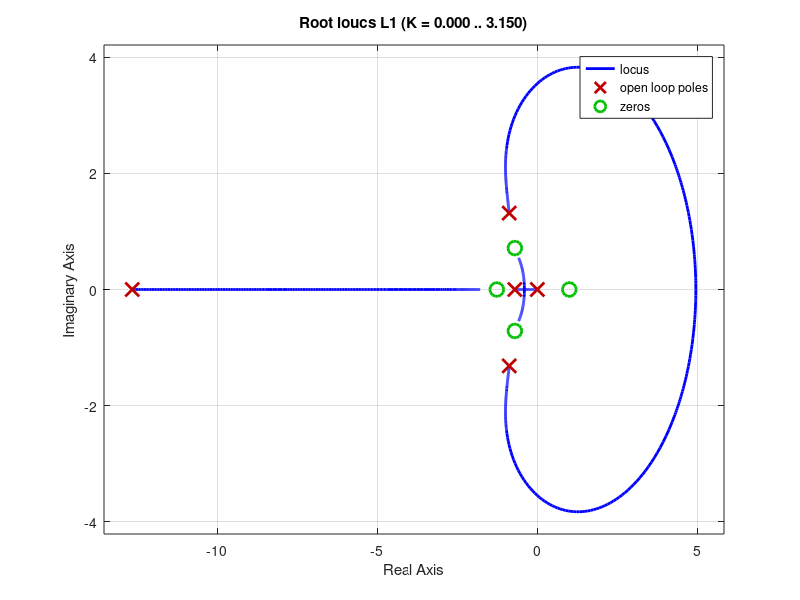
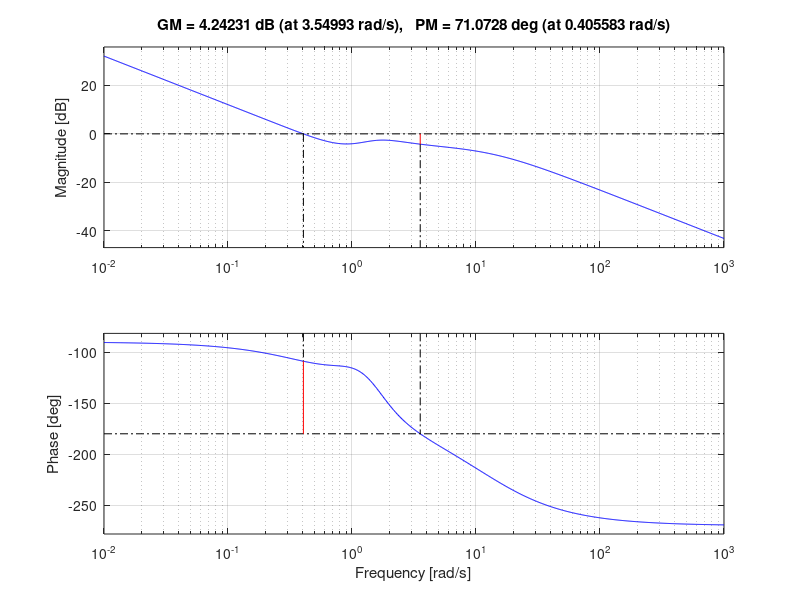
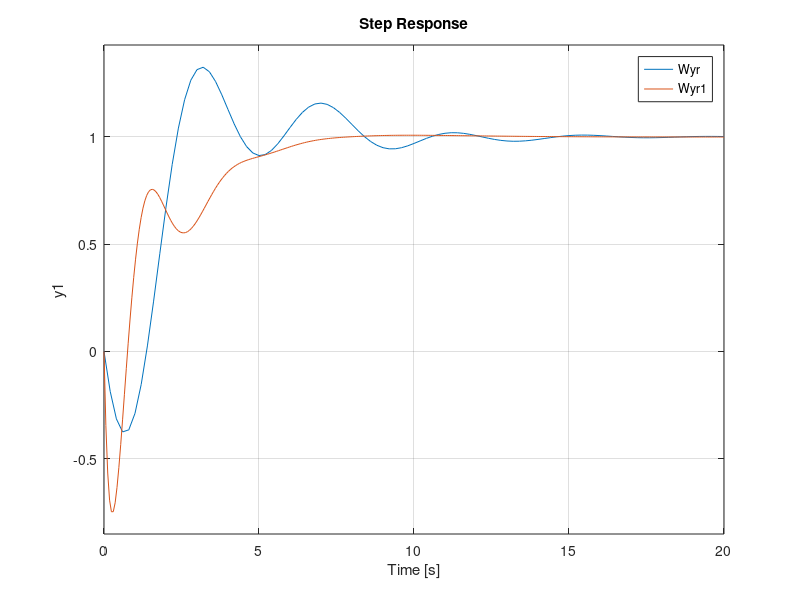

The MATLAB source for these figures, in order: (Note: this script raises an error after producing the figures.)
clc;
close all;
clear all;
%% Processo P a fase non minima
s=tf('s');
kp = -2;
P = kp*(-s+1)/(0.4*s^2+0.7*s+1)
pole(P) ; % processo nominale asintoticamente stabile 
zero(P); % 1 fase non minima 

% Si vuole:
% - errore a regime inferiore al 5% per riferimenti a gradino (R/s)
% - sovraelongazione inferiore al 25%
% - tempo di assestamento al 5% di 2s

% Non occorre aggiungere nessun polo nullo. Dato che il processo presenta un guadagno negativo
% si può considerare di scegliere per C un guadagno negativo così eliminare l'offset di -180° 
% sulla fase del processo P

%% IMPOSTIAMO UN VINCOLO SU I GUADAGNI 

%|R0/(1+kp*kc)|< 5%*R0
% 1/(1-2*KC)<0.05 -> 1-2*KC > 20

% POS ->  KC < 19(1/-2);  KC<-9.50
% NEG ->  KC > (21)*(1/2) ; KC > 10.50

% SE IMPOSTEREMO UN CONTROLLORE DI TIPO 1 QUESTO VINCOLO SARA EVITABILE IN
% QUANTO A REGIME NON DEVO GARANTIRE UN ERRORE LIMITATO MA AVRO UN ERRORE
% NULLO 

%% IMPOSTIAMO IL VINCONO SU LA OMEGA DI TAGLIO DESIDERATA PER RISPETTARE  IL TEMPO DI ASSESTAMENTO 
% troviamo zita
%  (s^2/omega_n^2+2*s*zita/omega_n+1)= (0.4*s^2+0.7*s+1)
%1/omega_n^2 = 0.4 -> omega_n = sqrt(1/0.4) -> omega_n = 1.58; 
% zita = (0.7*1.5811)/2 ; zita = 0.553385000000000

epsilon = 5;
zita = 0.55;
T = 2
omega_t_des = -log(0.01*epsilon)/(T*zita)
%omega_t_des = 2.723392975958173
%% costruiamo il controllore 

k0 = -0.3;
zita_c= 0.7;
omega_c= 1;
%C0 = tf([1 1], [100 1]);
C0  = (s^2+2*s*zita_c*omega_c+omega_c^2)/(s*(s/0.7+1));
%C0 = 1
L0 = k0*P*C0;
Wyr = minreal(L0 / (1+L0));

% INSERIAMO UNA RETE ANTICIPADTRICE 

alpha = 0.1;
omega_t = 4;
tau_ra = 1/(omega_t*sqrt(alpha));
Ra = (1+tau_ra*s)/(1+tau_ra*alpha*s);
k1 = -0.2;
L1 = k1*P*C0*Ra;
Wyr1 = minreal(L1/(1+L1));
figure(1)
rlocus(L1)
 
figure(2)
margin(L1)

figure(3)
step(Wyr, Wyr1)

%% Filtro in feed forword

Ff = 1/350 *((0.4*s^2+0.7*s+1))/((s/100+1)*(s/50+1));
Wyr2 = Wyr1+minreal(P*Ff/(1+L1));
% non migliora le prestazioni :(

%% INSERIAMO UNA FILTRO SEGNALE 
tau_fr = 10/3; 
Fr  = 1/(tau_fr*s+1);
Wyr_filter = minreal(Wyr1*Fr) ; 

% rallenta troppo il sistema a :(


%%  Verifica delle prestazioni 

pole(Wyr1);
%  RADICI DELLA FUNZIONE INGRESSO USCITA OK 
%  -5.233694634150188 + 0.000000000000000i
%  -0.987371086012717 + 2.247145060593276i
%  -0.987371086012717 - 2.247145060593276i
%  -0.445336917248950 + 0.287215086684650i
%  -0.445336917248950 - 0.287215086684650i

[num,den] = tfdata(Wyr1);
myRouth(den{1});

figure(3)
step(Wyr, Wyr1,Wyr_filter, Wyr2)
legend

figure(4)
nyquist(L1) % non vengono compiuti giri attorno a -1  OK 

%
% Si vuole:
% - errore a regime inferiore al 5% per riferimenti a gradino (R/s) -> OK
% GARANTITO IN FORZA DEL LIMITE DEL VALOR FINALE IMPOSTANDO UN CONTORLLORE
% DI TIPO 1 

% - sovraelongazione inferiore al 25%
% GARANTITO DA STEP 

% - tempo di assestamento al 5% di 2s
% NON SONO RIUSCITO A SODDISFARLO HO UN SETTLING TIME DI 6.66 SECONDI 



